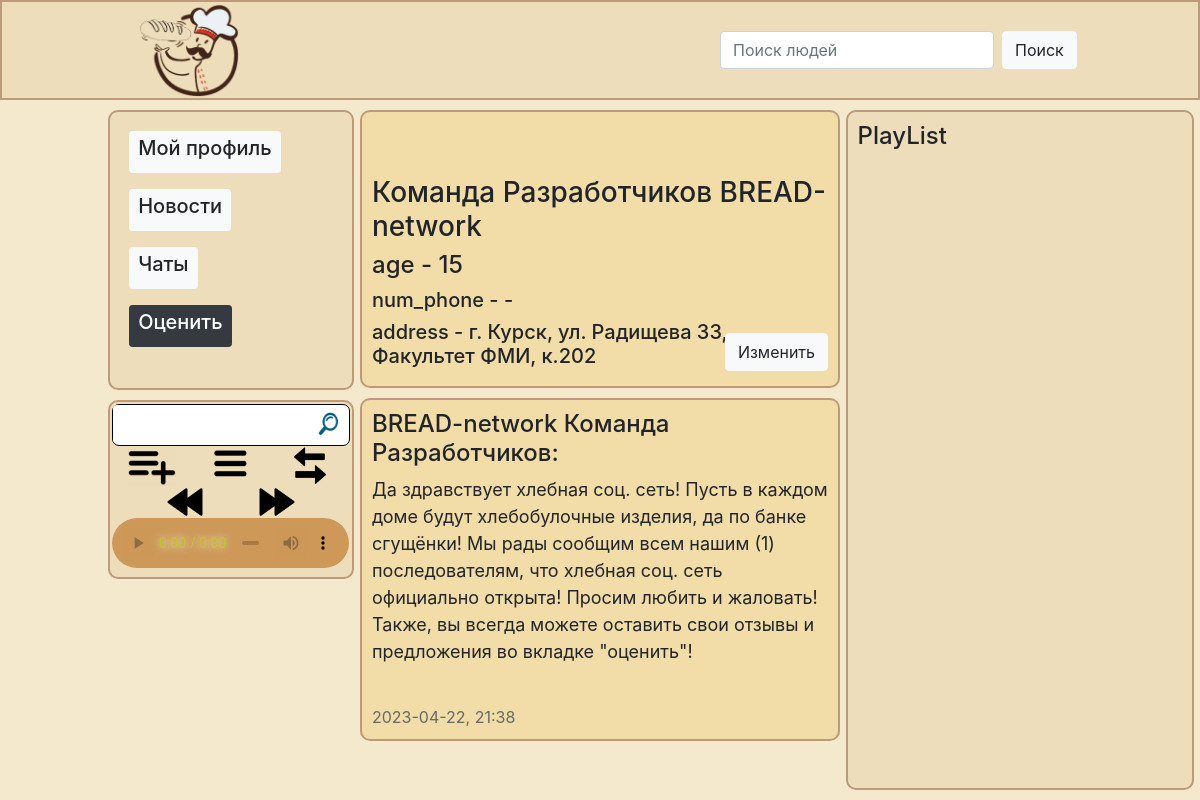
Screenshot of /profile/3 (signed in) with the database file from the repository.
### data/user.py (models this page shows, shortened)
class User(SqlAlchemyBase, UserMixin, SerializerMixin):
    __tablename__ = 'users'
    id = sqlalchemy.Column(sqlalchemy.Integer,
                           primary_key=True, autoincrement=True)
    surname = sqlalchemy.Column(sqlalchemy.String)
    name = sqlalchemy.Column(sqlalchemy.String)
    age = sqlalchemy.Column(sqlalchemy.Integer)
    num_phone = sqlalchemy.Column(sqlalchemy.String)
    address = sqlalchemy.Column(sqlalchemy.String)
    email = sqlalchemy.Column(sqlalchemy.String, unique=True)
    way_profile_img = sqlalchemy.Column(sqlalchemy.String)
    current_track_info = sqlalchemy.Column(sqlalchemy.String)
    playList = sqlalchemy.Column(sqlalchemy.String)
    current_order_playList = sqlalchemy.Column(sqlalchemy.String)
    current_ind_track = sqlalchemy.Column(sqlalchemy.Integer)
    hashed_password = sqlalchemy.Column(sqlalchemy.String, nullable=True)

### data/news.py (models this page shows)
class News(SqlAlchemyBase, UserMixin, SerializerMixin):
    __tablename__ = 'news'
    id = sqlalchemy.Column(sqlalchemy.Integer,
                           primary_key=True, autoincrement=True)
    text = sqlalchemy.Column(sqlalchemy.String)
    creator_id = sqlalchemy.Column(sqlalchemy.Integer,
                                   sqlalchemy.ForeignKey("users.id"))
    creation_date = sqlalchemy.Column(sqlalchemy.DateTime, default=datetime.datetime.now)

### main.py (the view, shortened to what this page needs)
@app.route('/profile/<int:profile_id>', methods=['GET', 'POST'])
def profile(profile_id):
    if not current_user.is_authenticated:
        return redirect('/login')
    autoplay = ""
    found_people = ""
    message = ""
    change = profile_id == current_user.id
    db_sess = db_session.create_session()
    authorized_user = db_sess.query(User).filter(User.id == current_user.id).first()
    profile_user = db_sess.query(User).filter(User.id == profile_id).first()
    form_change = FormChangeProfile()
    form_music, form_actions_playList, form_actions_tracks = creat_forms_music()
    if form_music.validate_on_submit():
        processing_search_music(form_music=form_music, authorized_user=authorized_user, db_sess=db_sess)
    if form_actions_playList.validate_on_submit():
        processing_playList_actions(form_actions_playList, authorized_user, db_sess)
    if form_actions_tracks.validate_on_submit():
        processing_tracks_actions(form_actions_tracks, authorized_user, db_sess)
    if form_change.validate_on_submit() and change:
        print("save img")
        message = processing_form_change(form_change, authorized_user, db_sess)
        if not message:
            return redirect('#header')
    cur_track = get_current_track(authorized_user)
    profile_news = get_news(authorized_user, filter_user=True)
    form_change = put_values_in_form_change(form_change, profile_user)
    return render_template('profile.html',
                           form_music=form_music,
                           form_actions_playList=form_actions_playList,
                           form_actions_tracks=form_actions_tracks,
                           src_music=f'/static/music/wav/{cur_track}.wav',
                           autoplay=autoplay,
                           authorized_user=authorized_user,
                           playList=eval(authorized_user.playList)[::-1],
                           found_people=found_people,
                           profile_user=profile_user,
                           profile_news=profile_news,
                           change=change,
                           form_change=form_change,
                           message=message)

### forms/change_profile.py
class FormChangeProfile(FlaskForm):
    profile_img = FileField('Img')
    surname = StringField('Фамилия', validators=[DataRequired()])
    name = StringField('Имя', validators=[DataRequired()])
    age = StringField('Возраст', validators=[DataRequired()])
    num_phone = StringField('Номер телефона', validators=[DataRequired()])
    address = StringField('Адрес', validators=[DataRequired()])
    ok_submit = SubmitField('Сохранить')

### forms/music.py
class MusicForm(FlaskForm):
    input_music = StringField('Название трека', validators=[DataRequired()])
    btn_search = SubmitField(' ')

### data/db_session.py (called while the page is built)
def create_session() -> Session:
    global __factory
    return __factory()

### main.py (called while the page is built)
@login_manager.user_loader
def load_user(user_id):
    db_sess = db_session.create_session()
    return db_sess.get(User, user_id)

def creat_forms_music():
    form_music = MusicForm()
    form_actions_playList = ActionsWithPlayList()
    form_actions_tracks = ActionsWithTracks()
    return form_music, form_actions_playList, form_actions_tracks

def get_current_track(authorized_user):
    cur_track = ""
    if authorized_user.current_track_info:
        track_info = eval(authorized_user.current_track_info)
        print(track_info)
        cur_track = track_info[3]
    return cur_track

def get_news(authorized_user, filter_user=None):
    db_sess = db_session.create_session()
    if filter_user:
        prenews = db_sess.query(User.name, User.surname, News.text, News.creation_date) \
            .filter(News.creator_id == authorized_user.id).join(User, User.id == News.creator_id).all()
    else:
        prenews = db_sess.query(User.name, User.surname, News.text, News.creation_date) \
            .join(User, User.id == News.creator_id).all()
    ready_news = []
    for new in prenews:
        time = ':'.join(str(new[3].time()).split('.')[0].split(':')[:-1])
        date = str(new[3].date())
        new = [*new[:-1], f'{date}, {time}']
        ready_news.append(new)
    ready_news.sort(key=lambda a: a[3], reverse=True)
    print("jfgvjfg   ", ready_news)
    return ready_news

def put_values_in_form_change(form_change, profile_user):
    form_change.surname.data = profile_user.surname
    form_change.name.data = profile_user.name
    form_change.age.data = profile_user.age
    form_change.num_phone.data = profile_user.num_phone
    form_change.address.data = profile_user.address
    return form_change

### templates/profile.html (shortened to what this page needs)
{% extends "base.html" %}
{% block links %}
    <link rel="stylesheet" href="/static/css/profile.css">
{% endblock %}
{% block content %}
    <div class="block_main">
        <div class="photo_and_info">
            <div class="photo"><img src="{{ profile_user.way_profile_img }}" alt=""></div>
            <div class="info">
                <h3>{{ profile_user.surname }} {{ profile_user.name }}</h3>
                <h4>age - {{ profile_user.age }}</h4>
                <h5>num_phone - {{ profile_user.num_phone }}</h5>
                <h5>address - {{ profile_user.address }}</h5>
            </div>
        </div>
        {% if change %}
        <div class="link1">
            <div class="row justify-content-end">
                <a href="#popup" class="btn btn-light">Изменить</a>
            </div>
        </div>
        {% else %}
        <div class="link1">
            <div class="row justify-content-end">
                <a href="/chat/{{authorized_user.id}}d{{profile_user.id}}" class="btn btn-light">Написать</a>
            </div>
        </div>
        {% endif %}
    </div>
    {% if profile_news %}
    {% for item in profile_news %}
        <div class="block_main">
            <h4>{{item[0]}} {{item[1]}}:</h4>
            <p><font size="4">{{item[2]}}</font></p>
            <br><font color="#696969" size="3">{{item[3]}}</font>
        </div>
    {% endfor %}
    {% endif %}
{% endblock %}

### templates/base.html (shortened to what this page needs)
<!DOCTYPE html>
<html lang="en">
<head>
    <link rel="stylesheet"
          href="https://stackpath.bootstrapcdn.com/bootstrap/4.4.1/css/bootstrap.min.css"
>
    <link rel="stylesheet" href="/static/css/base.css">
    <link rel="stylesheet" href="/static/css/music_block.css">
    {% block links %}{% endblock %}
</head>
<body>
<header>
    <div class="logo">
      <a href="/logout">
        <img src="/static/img/logo2.png" alt="logo">
      </a>
    </div>
    <div class="search_top">
      <form class="form-inline my-2 my-lg-0" action="" method="post">
        <input class="form-control mr-sm-2" type="search" name="search_people_query" placeholder="Поиск людей">
        <button class="btn btn-light search_people" name="search_people_btn">Поиск</button>
      </form>
    </div>
</header>
<div class="block">
  <div class="block_1">
    <a href="/profile/{{ current_user.id }}" class="btn btn-light btn-sm"><h5>Мой профиль</h5></a><br>
    <a href="/news" class="btn btn-light btn-sm"><h5>Новости</h5></a><br>
    <a href="/chats" class="btn btn-light btn-sm"><h5>Чаты</h5></a><br>
    <a href="/reviews" class="btn btn-dark btn-sm"><h5>Оценить</h5></a><br>
  </div>
  {% if form_music %}
  <div class="music_block">
      <div class="search_and_actions_playList_block">
        <form action="" method="post">
          <div class="search_block">
            {{ form_music.input_music(class="form-control input_music", type="text") }}
            {{ form_music.btn_search(type="submit", class="btn btn_search") }}
          </div>
        </form>
        <form action="" method="post">
          <div class="actions_with_playlist_block">
            {{ form_actions_playList.add_playList(type="submit", class="btn btn_add") }}
            {{ form_actions_playList.direct_order_playList(type="submit", class="btn btn_direct_order") }}
            {{ form_actions_playList.random_order_playList(type="submit", class="btn btn_random_order") }}
          </div>
        </form>
      </div>
      <form action="" method="post">
        <div class="actions_with_tracks_block">
          {{ form_actions_tracks.back_track(type="submit", class="btn back_track") }}
          {{ form_actions_tracks.next_track(type="submit", class="btn next_track") }}
        </div>
        <audio controls="controls" {% if autoplay %}autoplay="autoplay"{% endif %} src="{{ src_music }}"></audio>
      </form>
  </div>
  {% endif %}
  <div class="playList">
    <h4>PlayList</h4>
  </div>
  {% block content %}{% endblock %}
</div>
</body>
</html>

### static/css/base.css (style rules this page uses)
body { padding: 0px; background-color: #F5E9CD; }
input { outline:none; }
header { background: #EDDDBA; border: 2px solid #BD9A7A; display: inline-flex; position: fixed; top: 0px; width: 100%; height: 100px; z-index: 10; align-items: center; }
header .logo img { border-radius: 50px; position: fixed; max-width: 80%; max-height: 96px; top: 2px; left: 18%; }
.search_top { position: fixed; left: 31%; }
.block { position: relative; width: 100%; height: 100%; }
.block_1 { padding: 1.6%; background-color: #EDDDBA; border: 2px solid #BD9A7A; border-radius: 10px; position: fixed; top: 110px; left: 17.5%; width: 12%; height: 280px; }
.playList { padding: 0.8%; background-color: #EDDDBA; border: 2px solid #BD9A7A; border-radius: 10px; position: fixed; top: 110px; left: 70.5%; overflow-y: auto; width: 17%; height: 85vh; }
.block_main { margin-top: 10px; padding: 10px; background-color: #f2dca7; border: 2px solid #BD9A7A; border-radius: 10px; position: relative; top: 100px; width: 40%; left: 30%; }
.music_block { padding: 0.2%; background-color: #EDDDBA; border: 2px solid #BD9A7A; border-radius: 10px; position: fixed; top: 400px; left: 9%; width: 20.5%; display: none; }
@media screen and (max-width: 1850px) { header .logo img { left: 10%; } }
@media screen and (max-width: 1340px) { .music_block { display: block; } }
@media screen and (max-width: 1340px) { .block_1 { left: 9%; width: 20.5%; } }
@media screen and (max-width: 1340px) { .playList { width: 29%; } }
@media screen and (max-width: 1340px) { .search_top { left: 60%; } }

### static/css/music_block.css (style rules this page uses)
.music_block .search_block { display: inline-flex; max-width: 100%; background: #ffffff; border: 1px solid black; border-radius: 7px; }
.music_block .search_block .input_music { outline: none; border: 0px; }
.music_block .search_block .btn_search { background-image: url(../img/search.png); background-repeat: no-repeat; background-position: center center; background-size: 40px 40px; padding: 0; width: 50px; height: 40px; }
.music_block .actions_with_playlist_block { display: flex; justify-content: space-around; }
.music_block .actions_with_playlist_block .btn_add { background-image: url(../img/add_playList_2.png); background-repeat: no-repeat; background-position: center center; background-size: 48px 40px; padding: 0; width: 50px; height: 40px; }
.music_block .actions_with_playlist_block .btn_direct_order { background-image: url(../img/direct_order_2.png); background-repeat: no-repeat; background-position: center center; background-size: 35px 35px; padding: 0; width: 50px; height: 40px; }
.music_block .actions_with_playlist_block .btn_random_order { background-image: url(../img/random_order.png); background-repeat: no-repeat; background-position: center center; background-size: 56px 40px; padding: 0; width: 50px; height: 40px; }
.music_block .actions_with_tracks_block { display: flex; align-items: center; justify-content: space-evenly; }
.music_block .actions_with_tracks_block .next_track { background-image: url(../img/next_track.png); background-repeat: no-repeat; background-position: center center; background-size: 40px 40px; padding: 0; width: 40px; height: 32px; }
.music_block .actions_with_tracks_block .back_track { background-image: url(../img/back_track.png); background-repeat: no-repeat; background-position: center center; background-size: 40px 40px; padding: 0; width: 40px; height: 32px; }
.music_block audio { max-width: 100%; max-height: 50px; }

### static/css/profile.css (style rules this page uses)
.photo_and_info { display: inline-flex; flex-direction: row; flex-wrap: wrap; }
.photo { margin: 10px; border: 0px solid blue; position: relative; width: 195px; }
.info { margin-top: 10px; border: 0px solid blue; position: relative; width: 100%; }
.link1 { position: absolute; right: 25px; bottom: 15px; }

### rows the page displays
User: surname "Команда Разработчиков", name "BREAD-network", age "15", num_phone "-", address "г. Курск, ул. Радищева 33, Факультет ФМИ, к.202"
News: name "BREAD-network", surname "Команда Разработчиков", text "Да здравствует хлебная соц. сеть! Пусть в каждом доме будут хлебобулочные изделия, да по банке сгущёнки! Мы рады сообщим всем нашим (1) последователям, что хлебная соц. сеть официально открыта! Просим любить и жаловать! Также, вы всегда можете оставить свои отзывы и предложения во вкладке \"оценить\"!", creation_date "2023-04-22, 21:38"
